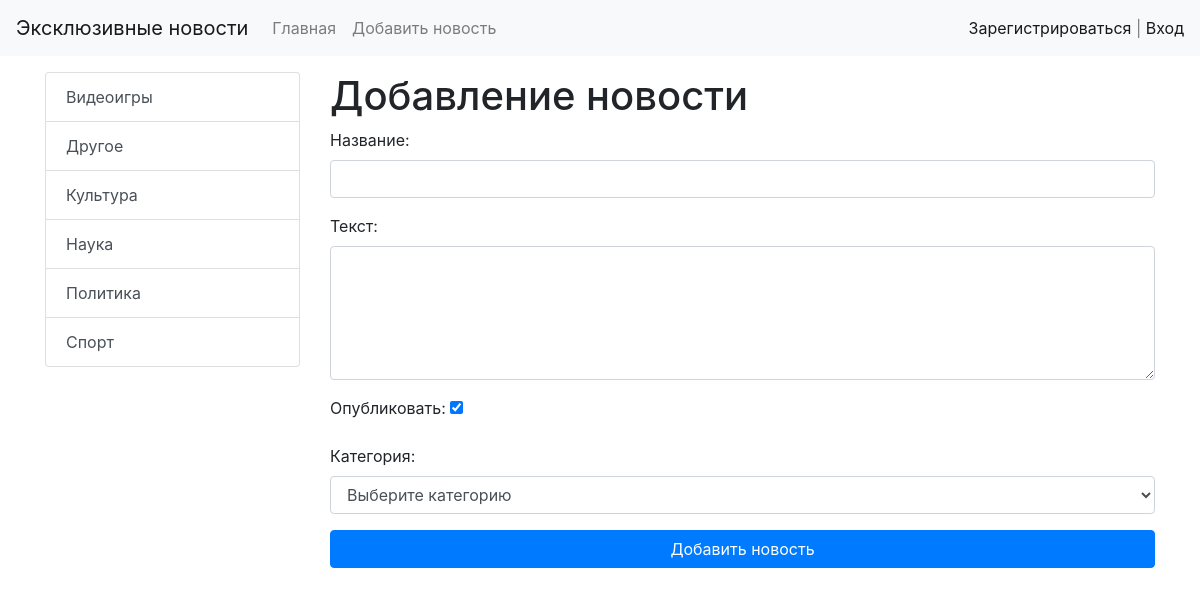
The app's page /news/add-news/ with its own data.
### news/models.py (models this page shows, shortened)
class Category(models.Model):
    title = models.CharField(max_length=150, db_index=True, verbose_name='Наименование категории')
    def __str__(self):
        return self.title
    class Meta:
        verbose_name = 'Категория'
        verbose_name_plural = 'Категории'
        ordering = ['title']

### news/views.py (the view)
# urls.py: path('news/add-news/', add_news, name='add_news'),
def add_news(request):
    if request.method == 'POST':
        form = NewsForm(request.POST)
        if form.is_valid():
            news = News.objects.create(**form.cleaned_data)
            return redirect(news)
    else:
        form = NewsForm()
    return render(request, 'news/add_news.html', {'form': form})

### news/forms.py (shortened to what this page needs)
class NewsForm(forms.Form):
    title = forms.CharField(max_length=150, label="Название", widget=forms.TextInput(attrs={"class": "form-control"}))
    content = forms.CharField(label="Текст", required=False, widget=forms.Textarea(
        attrs={
            "class": "form-control",
            "rows": 5
            }))
    is_published = forms.BooleanField(label="Опубликовать", initial=True)
    category = forms.ModelChoiceField(empty_label="Выберите категорию", label="Категория", queryset=Category.objects.all(), widget=forms.Select(attrs=
                                                                                                                                                {"class": "form-control"
                                                                                                                                                 }))

### news/templatetags/news_tags.py (called while the page is built)
@register.simple_tag
def get_categories():
    return Category.objects.all()

### news/templates/news/add_news.html (shortened to what this page needs)
{% extends 'base.html' %}
{% block sitebar %}
{% include 'inc/_sidebar.html' %}
{% endblock  %}
{% block content %}
<h1>Добавление новости</h1>
<form action="{% url 'add_news' %}" method="post">
    {{ form.as_p }}
    <button type="submit" class="btn btn-primary btn-block">Добавить новость</button>
</form>
{% endblock  %}

### templates/inc/_sidebar.html
{% load news_tags %}
<div class="list-group">
    {% get_categories as categories %}
    {% for item in categories %}
    <a href="{% url 'category' item.pk %}" class="list-group-item list-group-item-action">{{ item.title }}</a>
    {% endfor %}
</div>

### records on screen
Category: title "Видеоигры"
Category: title "Другое"
Category: title "Культура"
Category: title "Наука"
Category: title "Политика"
Category: title "Спорт"
